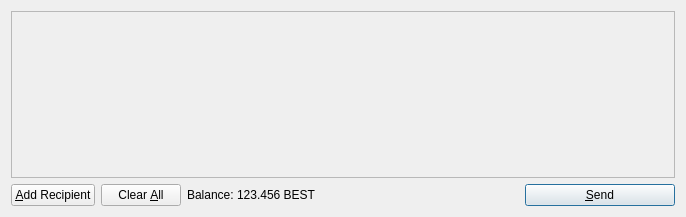
<?xml version="1.0" encoding="UTF-8"?>
<ui version="4.0">
 <class>SendCoinsDialog</class>
 <widget class="QDialog" name="SendCoinsDialog">
  <property name="geometry">
   <rect>
    <x>0</x>
    <y>0</y>
    <width>686</width>
    <height>217</height>
   </rect>
  </property>
  <property name="windowTitle">
   <string>Send Coins</string>
  </property>
  <layout class="QVBoxLayout" name="verticalLayout">
   <item>
    <widget class="QScrollArea" name="scrollArea">
     <property name="widgetResizable">
      <bool>true</bool>
     </property>
     <widget class="QWidget" name="scrollAreaWidgetContents">
      <property name="geometry">
       <rect>
        <x>0</x>
        <y>0</y>
        <width>666</width>
        <height>165</height>
       </rect>
      </property>
      <layout class="QVBoxLayout" name="verticalLayout_2">
       <property name="margin">
        <number>0</number>
       </property>
       <item>
        <layout class="QVBoxLayout" name="entries">
         <property name="spacing">
          <number>6</number>
         </property>
        </layout>
       </item>
       <item>
        <spacer name="verticalSpacer">
         <property name="orientation">
          <enum>Qt::Vertical</enum>
         </property>
         <property name="sizeHint" stdset="0">
          <size>
           <width>20</width>
           <height>40</height>
          </size>
         </property>
        </spacer>
       </item>
      </layout>
     </widget>
    </widget>
   </item>
   <item>
    <layout class="QHBoxLayout" name="horizontalLayout">
     <item>
      <widget class="QPushButton" name="addButton">
       <property name="toolTip">
        <string>Send to multiple recipients at once</string>
       </property>
       <property name="text">
        <string>&amp;Add Recipient</string>
       </property>
       <property name="icon">
        <iconset resource="../bitcoin.qrc">
         <normaloff>:/icons/add</normaloff>:/icons/add</iconset>
       </property>
       <property name="autoDefault">
        <bool>false</bool>
       </property>
      </widget>
     </item>
     <item>
      <widget class="QPushButton" name="clearButton">
       <property name="sizePolicy">
        <sizepolicy hsizetype="Minimum" vsizetype="Fixed">
         <horstretch>0</horstretch>
         <verstretch>0</verstretch>
        </sizepolicy>
       </property>
       <property name="toolTip">
        <string>Remove all transaction fields</string>
       </property>
       <property name="text">
        <string>Clear &amp;All</string>
       </property>
       <property name="icon">
        <iconset resource="../bitcoin.qrc">
         <normaloff>:/icons/remove</normaloff>:/icons/remove</iconset>
       </property>
       <property name="autoRepeatDelay">
        <number>300</number>
       </property>
       <property name="autoDefault">
        <bool>false</bool>
       </property>
      </widget>
     </item>
     <item>
      <layout class="QHBoxLayout" name="horizontalLayout_2">
       <property name="spacing">
        <number>3</number>
       </property>
       <item>
        <widget class="QLabel" name="label">
         <property name="text">
          <string>Balance:</string>
         </property>
        </widget>
       </item>
       <item>
        <widget class="QLabel" name="labelBalance">
         <property name="cursor">
          <cursorShape>IBeamCursor</cursorShape>
         </property>
         <property name="text">
          <string>123.456 BEST</string>
         </property>
         <property name="textInteractionFlags">
          <set>Qt::LinksAccessibleByMouse|Qt::TextSelectableByKeyboard|Qt::TextSelectableByMouse</set>
         </property>
        </widget>
       </item>
      </layout>
     </item>
     <item>
      <spacer name="horizontalSpacer">
       <property name="orientation">
        <enum>Qt::Horizontal</enum>
       </property>
       <property name="sizeHint" stdset="0">
        <size>
         <width>40</width>
         <height>20</height>
        </size>
       </property>
      </spacer>
     </item>
     <item>
      <widget class="QPushButton" name="sendButton">
       <property name="minimumSize">
        <size>
         <width>150</width>
         <height>0</height>
        </size>
       </property>
       <property name="toolTip">
        <string>Confirm the send action</string>
       </property>
       <property name="text">
        <string>&amp;Send</string>
       </property>
       <property name="icon">
        <iconset resource="../bitcoin.qrc">
         <normaloff>:/icons/send</normaloff>:/icons/send</iconset>
       </property>
       <property name="default">
        <bool>true</bool>
       </property>
      </widget>
     </item>
    </layout>
   </item>
  </layout>
 </widget>
 <resources>
  <include location="../bitcoin.qrc"/>
 </resources>
 <connections/>
</ui>
